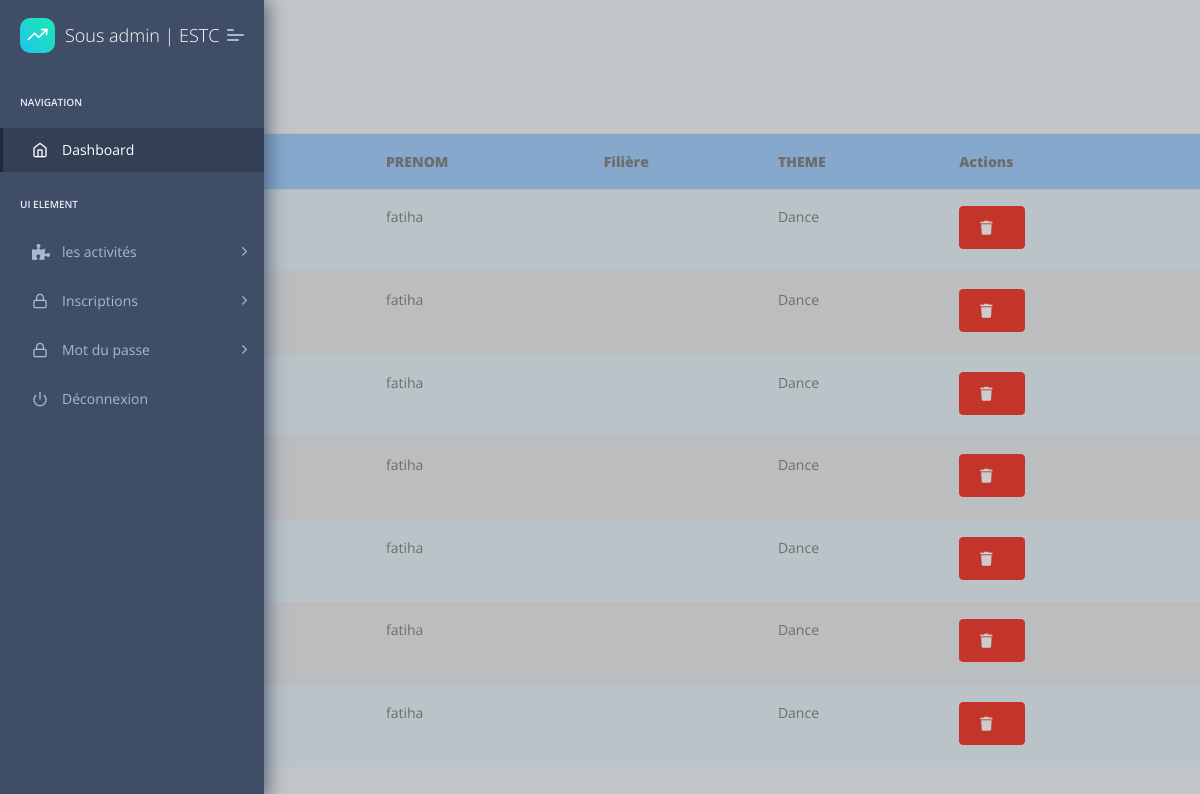
Page /table_inscrip_activi/ on the committed database.
### blog/models.py (models this page shows, shortened)
class Sous_adm(models.Model):
    nom = models.CharField(max_length=30)
    prenom = models.CharField(max_length=30)
    cne = models.CharField(max_length=10)
    theme = models.CharField(max_length=100, choices=GENRE_CHOICES)

### blog/views.py (the view)
# urls.py: path('table_inscrip_activi/', views.table1, name='table_inscrip_activi'),
def table1(request):
   sous_adms = Sous_adm.objects.all()
   return render(request, 'blog/table_inscrip_activi.html', {'sous_adms': sous_adms})

### blog/templates/blog/table_inscrip_activi.html (shortened to what this page needs)
{% extends "layouts/basee.html" %}
{% block content %}
{% load static %}
<!DOCTYPE html>
<html lang="en">
<body>
 <br><br><br><br><br><br>
          <center>  <table  class="table table-striped table-responsive-md btn-table"  >
            <thead>
                <tr BGCOLOR="#A6D2FF" WIDTH="290px" HEIGHT="0px" >
                     <th><B>Id</B></th>
                    <th><B>NOM</B></th>
                    <th><B>PRENOM</B></th>
                    <th ><B>Filière</B></th>
                    <th ><B>THEME</B></th>
                    <th ><B>Actions</B></th>
                </tr>
            </thead>
            <tbody>
{% for s in sous_adms %}
<div class="col" >
                <tr    BGCOLOR=" #e9ecef">
                    <td class="">{{ s.id }}</td> <td >{{ s.nom }} </td>
                     <td>{{ s.prenom }} </td>
                    <td>{{ s.filiere }}</td>
                       <td>{{ s.theme }}</td>
                    <td><a href="{% url 'inscrire_delete' s.id %}" class="btn btn-danger"><i class="fa fa-trash" title="Delete Record"></i>
        </a>
                </td>
                </tr>
                {% endfor %}
            </tbody>
        </table></center>
</body>
</html>
{% endblock content %}

### interface_admin/templates/layouts/basee.html (shortened to what this page needs)
<!DOCTYPE html>
<html lang="en">
<head>
    <link rel="stylesheet" href="/static/assets/fonts/fontawesome/css/fontawesome-all.min.css">
    <link rel="stylesheet" href="/static/assets/plugins/animation/css/animate.min.css">
    <link rel="stylesheet" href="/static/assets/css/style.css">
</head>
<body>
    {% include 'includes/nav.html' %}
    <div class="pcoded-main-container">
        <div class="pcoded-wrapper">
            {% block content %}{% endblock content %}
        </div>
    </div>
</body>
</html>

### interface_admin/templates/includes/nav.html (shortened to what this page needs)
  <nav class="pcoded-navbar">
        <div class="navbar-wrapper">
            <div class="navbar-brand header-logo">
                <a target="_blank" href="#" class="b-brand">
                    <div class="b-bg">
                        <i class="feather icon-trending-up"></i>
                    </div>
                    <span class="b-title">Sous admin | ESTC</span>
                </a>
                <a class="mobile-menu" id="mobile-collapse" href="javascript:"><span></span></a>
            </div>
            <div class="navbar-content scroll-div">
                <ul class="nav pcoded-inner-navbar">
                    <li class="nav-item pcoded-menu-caption">
                        <label>Navigation</label>
                    </li>
                    <li data-username="dashboard Default Ecommerce CRM Analytics Crypto Project" class="nav-item active">
                        <a href="{% url 'indes' %}" class="nav-link "><span class="pcoded-micon"><i class="feather icon-home"></i></span><span class="pcoded-mtext">Dashboard</span></a>
                    </li>
                    <li class="nav-item pcoded-menu-caption">
                        <label>UI Element</label>
                    </li>
                    <li data-username="Authentication Sign up Sign in reset password Change password Personal information profile settings map form subscribe" class="nav-item pcoded-hasmenu">
                        <a href="javascript:" class="nav-link "><span class="pcoded-micon"><i class="fa fa-puzzle-piece" aria-hidden="true"></i></span><span class="pcoded-mtext">les activités</span></a>
                    </li>
                    <li data-username="Authentication Sign up Sign in reset password Change password Personal information profile settings map form subscribe" class="nav-item pcoded-hasmenu">
                        <a href="javascript:" class="nav-link "><span class="pcoded-micon"><i class="feather icon-lock"></i></span><span class="pcoded-mtext">Inscriptions</span></a>
                    </li>
                    <li data-username="Authentication Sign up Sign in reset password Change password Personal information profile settings map form subscribe" class="nav-item pcoded-hasmenu">
                        <a href="javascript:" class="nav-link "><span class="pcoded-micon"><i class="feather icon-lock"></i></span><span class="pcoded-mtext">Mot du passe</span></a>
                    </li>
                    <li data-username="Disabled Menu" class="nav-item">
                        <a href="{% url 'deconnexion' %}" class="nav-link">
                            <span class="pcoded-micon">
                                <i class="feather icon-power"></i>
                            </span>
                            <span class="pcoded-mtext">Déconnexion</span>
                        </a>
                    </li>
                </ul>
            </div>
        </div>
    </nav>

### rows in the picture
Sous_adm: prenom "fatiha", theme "Dance"
Sous_adm: prenom "fatiha", theme "Dance"
Sous_adm: prenom "fatiha", theme "Dance"
Sous_adm: prenom "fatiha", theme "Dance"
Sous_adm: prenom "fatiha", theme "Dance"
Sous_adm: prenom "fatiha", theme "Dance"
Sous_adm: prenom "fatiha", theme "Dance"
